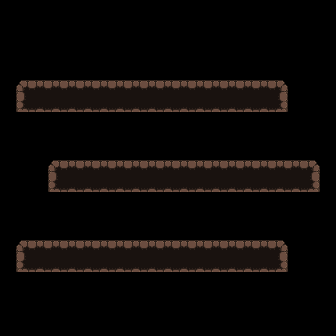

Below is a game level as drawn by its tile map, then a one-line description and the .tmx that defines it (tile-layer data replaced by summaries):
An orthogonal 21x21 tile map with 16x16 px tiles, 1 tile layer (Foreground), 10 hidden layers not drawn, 5 tilesets.

<map version="1.10" tiledversion="1.11.0" orientation="orthogonal" renderorder="right-down" width="21" height="21" tilewidth="16" tileheight="16" infinite="0" nextlayerid="14" nextobjectid="1">
 <tileset firstgid="1" source="RA_Beast.tsx" />
 <tileset firstgid="449" source="RA_Wasteland.tsx" />
 <tileset firstgid="1553" source="RA_Hell.tsx" />
 <tileset firstgid="1809" source="RA_Cavern.tsx" />
 <tileset firstgid="2833" name="RA_Cavern" tilewidth="16" tileheight="16" tilecount="1024" columns="32">
  <image source="tilesets/RA_Cavern.png" width="512" height="512" />
 </tileset>
 <layer id="3" name="Floors" width="21" height="21" visible="0">
  <data>[441 cells, 441 non-empty, 5 distinct tile ids]</data>
 </layer>
 <layer id="11" name="Wall Base (Floors)" width="21" height="21" visible="0">
  <data>[441 cells, 120 non-empty, 1 distinct tile ids]</data>
 </layer>
 <layer id="10" name="Details (Floors)" width="21" height="21" visible="0">
  <data>[441 cells, 37 non-empty, 15 distinct tile ids]</data>
 </layer>
 <layer id="2" name="Walls" width="21" height="21" visible="0" locked="1">
  <data>[441 cells, 118 non-empty, 12 distinct tile ids]</data>
 </layer>
 <layer id="12" name="Obstacles" width="21" height="21" visible="0">
  <data>[441 cells, 102 non-empty, 4 distinct tile ids]</data>
 </layer>
 <layer id="9" name="Chest (Floor)" width="21" height="21" visible="0">
  <data>[441 cells, 1 non-empty, 1 distinct tile ids]</data>
 </layer>
 <layer id="13" name="Foreground" width="21" height="21">
  <data>[441 cells, 102 non-empty, 6 distinct tile ids]</data>
 </layer>
 <layer id="4" name="Door N" width="21" height="21" visible="0" locked="1">
  <data>[441 cells, 6 non-empty, 6 distinct tile ids]</data>
 </layer>
 <layer id="1" name="Door S" width="21" height="21" visible="0" locked="1">
  <data>[441 cells, 5 non-empty, 2 distinct tile ids]</data>
 </layer>
 <layer id="5" name="Door E" width="21" height="21" visible="0" locked="1">
  <data>[441 cells, 5 non-empty, 2 distinct tile ids]</data>
 </layer>
 <layer id="6" name="Door W" width="21" height="21" visible="0" locked="1">
  <data>[441 cells, 5 non-empty, 2 distinct tile ids]</data>
 </layer>
</map>
